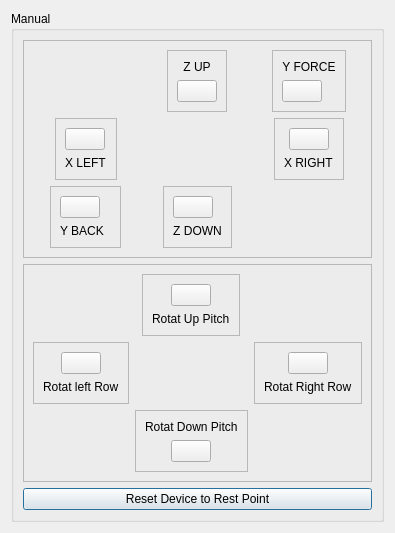
                  <widget class="QWidget" name="tab_Movement">
                   <attribute name="title">
                    <string>Movement</string>
                   </attribute>
                   <layout class="QVBoxLayout" name="verticalLayout_20">
                    <item>
                     <widget class="QGroupBox" name="groupBox_9">
                      <property name="title">
                       <string>Manual</string>
                      </property>
                      <layout class="QVBoxLayout" name="verticalLayout_21">
                       <item>
                        <widget class="QFrame" name="frame_12">
                         <property name="frameShape">
                          <enum>QFrame::StyledPanel</enum>
                         </property>
                         <property name="frameShadow">
                          <enum>QFrame::Raised</enum>
                         </property>
                         <layout class="QGridLayout" name="gridLayout">
                          <item row="2" column="2" alignment="Qt::AlignHCenter|Qt::AlignVCenter">
                           <widget class="QFrame" name="frame_28">
                            <property name="frameShape">
                             <enum>QFrame::StyledPanel</enum>
                            </property>
                            <property name="frameShadow">
                             <enum>QFrame::Raised</enum>
                            </property>
                            <layout class="QVBoxLayout" name="verticalLayout_31">
                             <item alignment="Qt::AlignHCenter">
                              <widget class="QPushButton" name="pushButton_xRight">
                               <property name="sizePolicy">
                                <sizepolicy hsizetype="Fixed" vsizetype="Fixed">
                                 <horstretch>0</horstretch>
                                 <verstretch>0</verstretch>
                                </sizepolicy>
                               </property>
                               <property name="font">
                                <font>
                                 <weight>75</weight>
                                 <bold>true</bold>
                                </font>
                               </property>
                               <property name="text">
                                <string/>
                               </property>
                               <property name="icon">
                                <iconset>
                                 <normaloff>icons/images/chevron right.svg</normaloff>icons/images/chevron right.svg</iconset>
                               </property>
                               <property name="iconSize">
                                <size>
                                 <width>40</width>
                                 <height>40</height>
                                </size>
                               </property>
                               <property name="shortcut">
                                <string notr="true"/>
                               </property>
                               <property name="autoExclusive">
                                <bool>true</bool>
                               </property>
                               <property name="flat">
                                <bool>false</bool>
                               </property>
                              </widget>
                             </item>
                             <item>
                              <widget class="QLabel" name="label_45">
                               <property name="text">
                                <string>X RIGHT</string>
                               </property>
                              </widget>
                             </item>
                            </layout>
                           </widget>
                          </item>
                          <item row="2" column="0" alignment="Qt::AlignHCenter|Qt::AlignVCenter">
                           <widget class="QFrame" name="frame_24">
                            <property name="frameShape">
                             <enum>QFrame::StyledPanel</enum>
                            </property>
                            <property name="frameShadow">
                             <enum>QFrame::Raised</enum>
                            </property>
                            <layout class="QVBoxLayout" name="verticalLayout_28">
                             <item>
                              <widget class="QPushButton" name="pushButton_xLeft">
                               <property name="sizePolicy">
                                <sizepolicy hsizetype="Fixed" vsizetype="Fixed">
                                 <horstretch>0</horstretch>
                                 <verstretch>0</verstretch>
                                </sizepolicy>
                               </property>
                               <property name="font">
                                <font>
                                 <weight>75</weight>
                                 <bold>true</bold>
                                </font>
                               </property>
                               <property name="text">
                                <string/>
                               </property>
                               <property name="icon">
                                <iconset>
                                 <normaloff>icons/images/LEFT.svg</normaloff>icons/images/LEFT.svg</iconset>
                               </property>
                               <property name="iconSize">
                                <size>
                                 <width>40</width>
                                 <height>40</height>
                                </size>
                               </property>
                               <property name="flat">
                                <bool>false</bool>
                               </property>
                              </widget>
                             </item>
                             <item alignment="Qt::AlignHCenter|Qt::AlignVCenter">
                              <widget class="QLabel" name="label_42">
                               <property name="text">
                                <string>X LEFT</string>
                               </property>
                              </widget>
                             </item>
                            </layout>
                           </widget>
                          </item>
                          <item row="0" column="1" alignment="Qt::AlignHCenter|Qt::AlignVCenter">
                           <widget class="QFrame" name="frame_25">
                            <property name="frameShape">
                             <enum>QFrame::StyledPanel</enum>
                            </property>
                            <property name="frameShadow">
                             <enum>QFrame::Raised</enum>
                            </property>
                            <layout class="QVBoxLayout" name="verticalLayout_29">
                             <item>
                              <widget class="QLabel" name="label_43">
                               <property name="text">
                                <string>Z UP</string>
                               </property>
                               <property name="alignment">
                                <set>Qt::AlignCenter</set>
                               </property>
                              </widget>
                             </item>
                             <item>
                              <widget class="QPushButton" name="pushButton_zUp">
                               <property name="sizePolicy">
                                <sizepolicy hsizetype="Fixed" vsizetype="Fixed">
                                 <horstretch>0</horstretch>
                                 <verstretch>0</verstretch>
                                </sizepolicy>
                               </property>
                               <property name="font">
                                <font>
                                 <weight>75</weight>
                                 <bold>true</bold>
                                </font>
                               </property>
                               <property name="inputMethodHints">
                                <set>Qt::ImhNone</set>
                               </property>
                               <property name="text">
                                <string/>
                               </property>
                               <property name="icon">
                                <iconset>
                                 <normaloff>icons/images/UP.svg</normaloff>icons/images/UP.svg</iconset>
                               </property>
                               <property name="iconSize">
                                <size>
                                 <width>40</width>
                                 <height>40</height>
                                </size>
                               </property>
                               <property name="flat">
                                <bool>false</bool>
                               </property>
                              </widget>
                             </item>
                            </layout>
                           </widget>
                          </item>
                          <item row="3" column="1" alignment="Qt::AlignHCenter|Qt::AlignVCenter">
                           <widget class="QFrame" name="frame_18">
                            <property name="frameShape">
                             <enum>QFrame::StyledPanel</enum>
                            </property>
                            <property name="frameShadow">
                             <enum>QFrame::Raised</enum>
                            </property>
                            <layout class="QVBoxLayout" name="verticalLayout_26">
                             <item alignment="Qt::AlignTop">
                              <widget class="QPushButton" name="pushButton_zDown">
                               <property name="sizePolicy">
                                <sizepolicy hsizetype="Maximum" vsizetype="Fixed">
                                 <horstretch>0</horstretch>
                                 <verstretch>0</verstretch>
                                </sizepolicy>
                               </property>
                               <property name="font">
                                <font>
                                 <weight>75</weight>
                                 <bold>true</bold>
                                </font>
                               </property>
                               <property name="text">
                                <string/>
                               </property>
                               <property name="icon">
                                <iconset>
                                 <normaloff>icons/images/chevron down.svg</normaloff>icons/images/chevron down.svg</iconset>
                               </property>
                               <property name="iconSize">
                                <size>
                                 <width>40</width>
                                 <height>40</height>
                                </size>
                               </property>
                               <property name="flat">
                                <bool>false</bool>
                               </property>
                              </widget>
                             </item>
                             <item>
                              <widget class="QLabel" name="label_40">
                               <property name="text">
                                <string>Z DOWN</string>
                               </property>
                               <property name="alignment">
                                <set>Qt::AlignCenter</set>
                               </property>
                              </widget>
                             </item>
                            </layout>
                           </widget>
                          </item>
                          <item row="3" column="0" alignment="Qt::AlignHCenter|Qt::AlignVCenter">
                           <widget class="QFrame" name="frame_19">
                            <property name="frameShape">
                             <enum>QFrame::StyledPanel</enum>
                            </property>
                            <property name="frameShadow">
                             <enum>QFrame::Raised</enum>
                            </property>
                            <layout class="QVBoxLayout" name="verticalLayout_27">
                             <item>
                              <widget class="QPushButton" name="pushButton_yLeft">
                               <property name="sizePolicy">
                                <sizepolicy hsizetype="Fixed" vsizetype="Fixed">
                                 <horstretch>0</horstretch>
                                 <verstretch>0</verstretch>
                                </sizepolicy>
                               </property>
                               <property name="font">
                                <font>
                                 <weight>75</weight>
                                 <bold>true</bold>
                                </font>
                               </property>
                               <property name="text">
                                <string/>
                               </property>
                               <property name="icon">
                                <iconset>
                                 <normaloff>icons/images/111.svg</normaloff>icons/images/111.svg</iconset>
                               </property>
                               <property name="iconSize">
                                <size>
                                 <width>40</width>
                                 <height>40</height>
                                </size>
                               </property>
                               <property name="flat">
                                <bool>false</bool>
                               </property>
                              </widget>
                             </item>
                             <item alignment="Qt::AlignHCenter|Qt::AlignVCenter">
                              <widget class="QLabel" name="label_41">
                               <property name="text">
                                <string>Y BACK  </string>
                               </property>
                              </widget>
                             </item>
                            </layout>
                           </widget>
                          </item>
                          <item row="0" column="2" alignment="Qt::AlignHCenter|Qt::AlignVCenter">
                           <widget class="QFrame" name="frame_27">
                            <property name="frameShape">
                             <enum>QFrame::StyledPanel</enum>
                            </property>
                            <property name="frameShadow">
                             <enum>QFrame::Raised</enum>
                            </property>
                            <layout class="QVBoxLayout" name="verticalLayout_30">
                             <item>
                              <widget class="QLabel" name="label_44">
                               <property name="text">
                                <string>Y FORCE</string>
                               </property>
                               <property name="alignment">
                                <set>Qt::AlignCenter</set>
                               </property>
                              </widget>
                             </item>
                             <item alignment="Qt::AlignBottom">
                              <widget class="QPushButton" name="pushButton_yRight">
                               <property name="sizePolicy">
                                <sizepolicy hsizetype="Fixed" vsizetype="Fixed">
                                 <horstretch>0</horstretch>
                                 <verstretch>0</verstretch>
                                </sizepolicy>
                               </property>
                               <property name="font">
                                <font>
                                 <weight>75</weight>
                                 <bold>true</bold>
                                </font>
                               </property>
                               <property name="text">
                                <string/>
                               </property>
                               <property name="icon">
                                <iconset>
                                 <normaloff>icons/images/arrow up right.svg</normaloff>icons/images/arrow up right.svg</iconset>
                               </property>
                               <property name="iconSize">
                                <size>
                                 <width>40</width>
                                 <height>40</height>
                                </size>
                               </property>
                               <property name="flat">
                                <bool>false</bool>
                               </property>
                              </widget>
                             </item>
                            </layout>
                           </widget>
                          </item>
                         </layout>
                        </widget>
                       </item>
                       <item>
                        <widget class="QFrame" name="frame_14">
                         <property name="frameShape">
                          <enum>QFrame::StyledPanel</enum>
                         </property>
                         <property name="frameShadow">
                          <enum>QFrame::Raised</enum>
                         </property>
                         <layout class="QGridLayout" name="gridLayout_4">
                          <item row="1" column="0" alignment="Qt::AlignHCenter|Qt::AlignVCenter">
                           <widget class="QFrame" name="frame_15">
                            <property name="frameShape">
                             <enum>QFrame::StyledPanel</enum>
                            </property>
                            <property name="frameShadow">
                             <enum>QFrame::Raised</enum>
                            </property>
                            <layout class="QVBoxLayout" name="verticalLayout_23">
                             <item alignment="Qt::AlignHCenter">
                              <widget class="QPushButton" name="pushButton_bRight">
                               <property name="sizePolicy">
                                <sizepolicy hsizetype="Fixed" vsizetype="Fixed">
                                 <horstretch>0</horstretch>
                                 <verstretch>0</verstretch>
                                </sizepolicy>
                               </property>
                               <property name="font">
                                <font>
                                 <weight>75</weight>
                                 <bold>true</bold>
                                </font>
                               </property>
                               <property name="text">
                                <string/>
                               </property>
                               <property name="icon">
                                <iconset>
                                 <normaloff>icons/images/rotate left.svg</normaloff>icons/images/rotate left.svg</iconset>
                               </property>
                               <property name="iconSize">
                                <size>
                                 <width>40</width>
                                 <height>40</height>
                                </size>
                               </property>
                               <property name="checkable">
                                <bool>false</bool>
                               </property>
                               <property name="autoExclusive">
                                <bool>false</bool>
                               </property>
                               <property name="flat">
                                <bool>false</bool>
                               </property>
                              </widget>
                             </item>
                             <item alignment="Qt::AlignHCenter">
                              <widget class="QLabel" name="label_37">
                               <property name="text">
                                <string>Rotat left Row</string>
                               </property>
                              </widget>
                             </item>
                            </layout>
                           </widget>
                          </item>
                          <item row="1" column="3" alignment="Qt::AlignHCenter|Qt::AlignVCenter">
                           <widget class="QFrame" name="frame_11">
                            <property name="frameShape">
                             <enum>QFrame::StyledPanel</enum>
                            </property>
                            <property name="frameShadow">
                             <enum>QFrame::Raised</enum>
                            </property>
                            <layout class="QVBoxLayout" name="verticalLayout_22">
                             <item alignment="Qt::AlignHCenter">
                              <widget class="QPushButton" name="pushButton_bLeft">
                               <property name="sizePolicy">
                                <sizepolicy hsizetype="Fixed" vsizetype="Fixed">
                                 <horstretch>0</horstretch>
                                 <verstretch>0</verstretch>
                                </sizepolicy>
                               </property>
                               <property name="font">
                                <font>
                                 <weight>75</weight>
                                 <bold>true</bold>
                                </font>
                               </property>
                               <property name="text">
                                <string/>
                               </property>
                               <property name="icon">
                                <iconset>
                                 <normaloff>icons/images/rotate right.svg</normaloff>icons/images/rotate right.svg</iconset>
                               </property>
                               <property name="iconSize">
                                <size>
                                 <width>40</width>
                                 <height>40</height>
                                </size>
                               </property>
                               <property name="flat">
                                <bool>false</bool>
                               </property>
                              </widget>
                             </item>
                             <item>
                              <widget class="QLabel" name="label_36">
                               <property name="text">
                                <string>Rotat Right Row</string>
                               </property>
                              </widget>
                             </item>
                            </layout>
                           </widget>
                          </item>
                          <item row="0" column="2" alignment="Qt::AlignHCenter|Qt::AlignVCenter">
                           <widget class="QFrame" name="frame_17">
                            <property name="frameShape">
                             <enum>QFrame::StyledPanel</enum>
                            </property>
                            <property name="frameShadow">
                             <enum>QFrame::Raised</enum>
                            </property>
                            <layout class="QVBoxLayout" name="verticalLayout_25">
                             <item alignment="Qt::AlignHCenter">
                              <widget class="QPushButton" name="pushButton_aClock">
                               <property name="sizePolicy">
                                <sizepolicy hsizetype="Fixed" vsizetype="Fixed">
                                 <horstretch>40</horstretch>
                                 <verstretch>40</verstretch>
                                </sizepolicy>
                               </property>
                               <property name="font">
                                <font>
                                 <weight>75</weight>
                                 <bold>true</bold>
                                </font>
                               </property>
                               <property name="styleSheet">
                                <string notr="true">  box-shadow: 0 8px 16px 0 rgba(0,0,0,0.2), 0 6px 20px 0 rgba(0,0,0,0.19);
</string>
                               </property>
                               <property name="text">
                                <string/>
                               </property>
                               <property name="icon">
                                <iconset>
                                 <normaloff>icons/images/rotateup.svg</normaloff>icons/images/rotateup.svg</iconset>
                               </property>
                               <property name="iconSize">
                                <size>
                                 <width>40</width>
                                 <height>40</height>
                                </size>
                               </property>
                               <property name="flat">
                                <bool>false</bool>
                               </property>
                              </widget>
                             </item>
                             <item alignment="Qt::AlignHCenter">
                              <widget class="QLabel" name="label_39">
                               <property name="text">
                                <string>Rotat Up Pitch</string>
                               </property>
                              </widget>
                             </item>
                            </layout>
                           </widget>
                          </item>
                          <item row="2" column="2" alignment="Qt::AlignHCenter|Qt::AlignVCenter">
                           <widget class="QFrame" name="frame_16">
                            <property name="frameShape">
                             <enum>QFrame::StyledPanel</enum>
                            </property>
                            <property name="frameShadow">
                             <enum>QFrame::Raised</enum>
                            </property>
                            <layout class="QVBoxLayout" name="verticalLayout_24">
                             <item alignment="Qt::AlignHCenter|Qt::AlignBottom">
                              <widget class="QLabel" name="label_38">
                               <property name="text">
                                <string>Rotat Down Pitch</string>
                               </property>
                              </widget>
                             </item>
                             <item alignment="Qt::AlignHCenter">
                              <widget class="QPushButton" name="pushButton_aCClock">
                               <property name="sizePolicy">
                                <sizepolicy hsizetype="Fixed" vsizetype="Fixed">
                                 <horstretch>0</horstretch>
                                 <verstretch>0</verstretch>
                                </sizepolicy>
                               </property>
                               <property name="font">
                                <font>
                                 <weight>75</weight>
                                 <italic>false</italic>
                                 <bold>true</bold>
                                 <underline>false</underline>
                                 <strikeout>false</strikeout>
                                 <stylestrategy>PreferDefault</stylestrategy>
                                 <kerning>true</kerning>
                                </font>
                               </property>
                               <property name="cursor">
                                <cursorShape>ArrowCursor</cursorShape>
                               </property>
                               <property name="mouseTracking">
                                <bool>true</bool>
                               </property>
                               <property name="tabletTracking">
                                <bool>false</bool>
                               </property>
                               <property name="text">
                                <string/>
                               </property>
                               <property name="icon">
                                <iconset>
                                 <normaloff>icons/images/rotatedown.svg</normaloff>icons/images/rotatedown.svg</iconset>
                               </property>
                               <property name="iconSize">
                                <size>
                                 <width>40</width>
                                 <height>40</height>
                                </size>
                               </property>
                               <property name="flat">
                                <bool>false</bool>
                               </property>
                              </widget>
                             </item>
                            </layout>
                           </widget>
                          </item>
                         </layout>
                        </widget>
                       </item>
                       <item>
                        <widget class="QPushButton" name="pushButton_7">
                         <property name="text">
                          <string>Reset Device to Rest Point</string>
                         </property>
                         <property name="checkable">
                          <bool>false</bool>
                         </property>
                         <property name="autoDefault">
                          <bool>false</bool>
                         </property>
                         <property name="default">
                          <bool>true</bool>
                         </property>
                        </widget>
                       </item>
                      </layout>
                     </widget>
                    </item>
                   </layout>
                  </widget>
